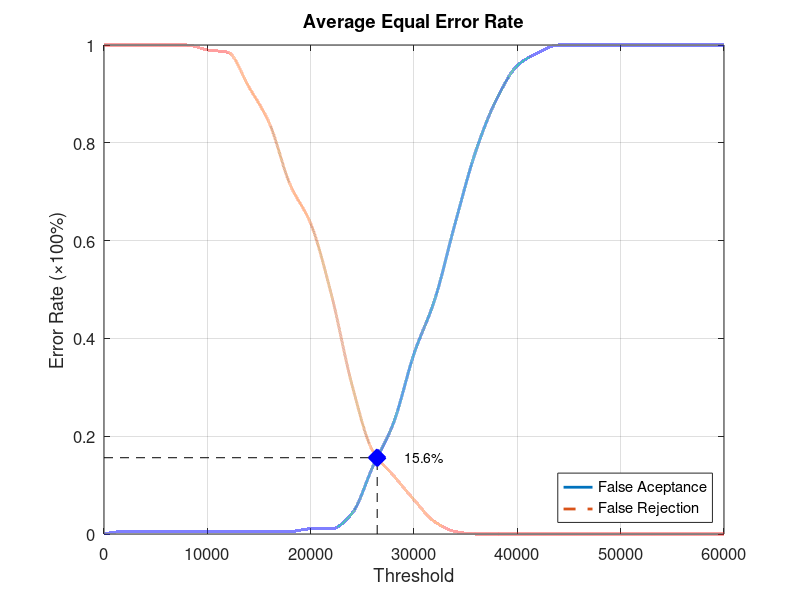
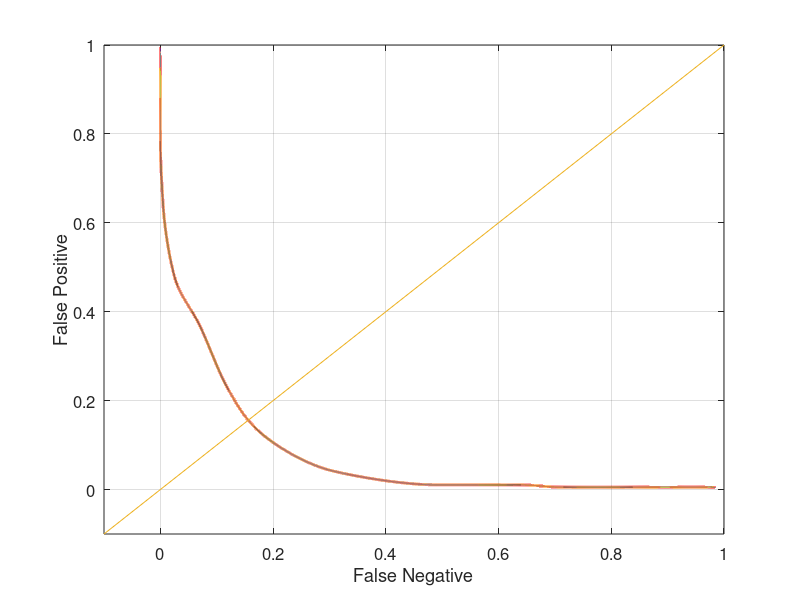

Write the MATLAB code that produced these figures, in order.
function yEER = Database1_3
close all;
clear;
clc;
x = 0:2000:60000;
xq = 0:0.5:60000;

y0 = [0 0.00526316 0.00526316 0.00526316 0.00526316 0.00526316 0.00526316 0.00526316 0.00526316 0.00526316 0.0105263 0.0105263 0.0421053 0.136842 0.226316 0.368421 0.478947 0.636842 0.784211 0.889474 0.957895 0.984211 1 1 1 1 1 1 1 1 1];
yy0 = interp1(x, y0, xq, 'pchip');
y1 = [1 1 1 1 1 0.99 0.985 0.915 0.84 0.715 0.635 0.49 0.305 0.17 0.12 0.07 0.025 0.005 0 0 0 0 0 0 0 0 0 0 0 0 0];
yy1 = interp1(x, y1, xq, 'pchip');

% Calculating EER: 
y2 = abs(y0 - y1);
find(y2 == min(y2))
yy2 = abs(yy0 - yy1);
xEER = find(yy2 == min(yy2));
xEERIndex = xq(xEER) % X-axis EER
yEER = yy0(xEER) % Y-axis EER

main = figure
plot(xq, yy0,'-','LineWidth', 2);	hold on
plot(xq, yy1,'--','LineWidth', 2);	hold on
plot([xEERIndex xEERIndex], [0 yEER], 'k--');	hold on
plot([0 xEERIndex], [yEER yEER], 'k--');	hold on
plot(xEERIndex, yEER, 'bx', 'LineWidth', 10);	hold on
text(xEERIndex + 10 * xEERIndex / 100, yEER, [num2str(round((10000 * yEER)) / 100) '%'])
legend('False Aceptance', 'False Rejection', 'Location', 'SouthEast')
xlabel('Threshold')
ylabel('Error Rate (\times100%)')
title('Average Equal Error Rate')
set(gca, 'FontSize', 12)
axis([0 60000 0 1])
grid on

print(main, 'Database1_3Main', '-dpng');
FNRxFPR = figure('Color', [1 1 1]);
plot(yy1, yy0, '-', yy1, yy0, 'LineWidth', 2);
hold on
y = -0.1:0.1:1
plot(y, y); 
set(gca, 'FontSize', 12)
xlabel('False Negative')
ylabel('False Positive')
axis([-0.1 1 -0.1 1])
set(gca, 'FontSize', 12)
grid on

print(FNRxFPR, 'Database1_3FNRxFPR','-dpng');
end
